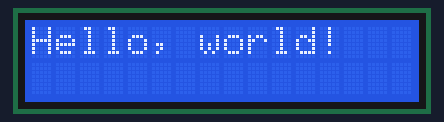
This sketch was run on a simulated Arduino Uno, built with avr-gcc and run on an emulated ATmega328P. On the bench: 16×2 character LCD.

Above: at 0.1 s.
At 3.1 s:
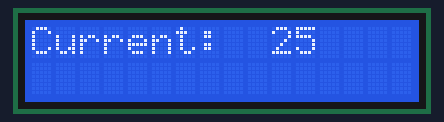
At 8.1 s:
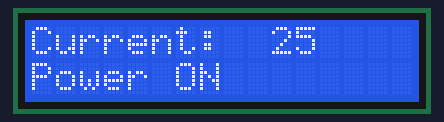
At 10.2 s:
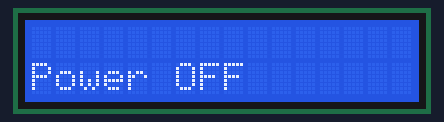
At 12.2 s:
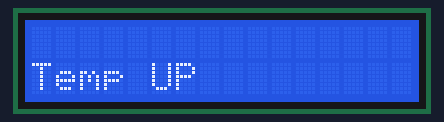
At 14.2 s:
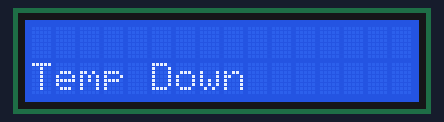

The sketch:

LCD_nov25.ino
```cpp
//I2C library
#include<Wire.h>
//I2C LCD Library
#include<LiquidCrystal_I2C.h>

//LCD I2C address
LiquidCrystal_I2C lcd(0x27,16,2);
int Temp;

void setup()
{
  // initialize the LCD
  lcd.init(); // lcd를 사용을 시작합니다.
  lcd.backlight(); // backlight를 On 시킵니다.
  lcd.print("Hello, world!"); // 화면에 Hello, world!를 출력합니다.
  delay(3000);
}

void loop(){

  lcd.clear();
  lcd.setCursor(0,0);
  lcd.print("Current: ");
  lcd.setCursor(10,0);
  lcd.print("25");
  delay(5000);

  lcd.setCursor(0,1);
  lcd.print("Power ON");
  delay(2000);

  lcd.clear();
  lcd.setCursor(0,1);
  lcd.print("Power OFF");
  delay(2000);

  lcd.clear();
  lcd.setCursor(0,1);
  lcd.print("Temp UP");
  delay(2000);

  lcd.clear();
  lcd.setCursor(0,1);
  lcd.print("Temp Down");
  delay(2000);


}
```

Measured:
- by itself, everything shown: repeats every 13.1 s, in 5 steps
- what the display in image 1 shows lasts 5.0 s, from 3.1 s to 8.1 s
- what the display in image 2 shows lasts 2.0 s, from 8.1 s to 10.1 s
